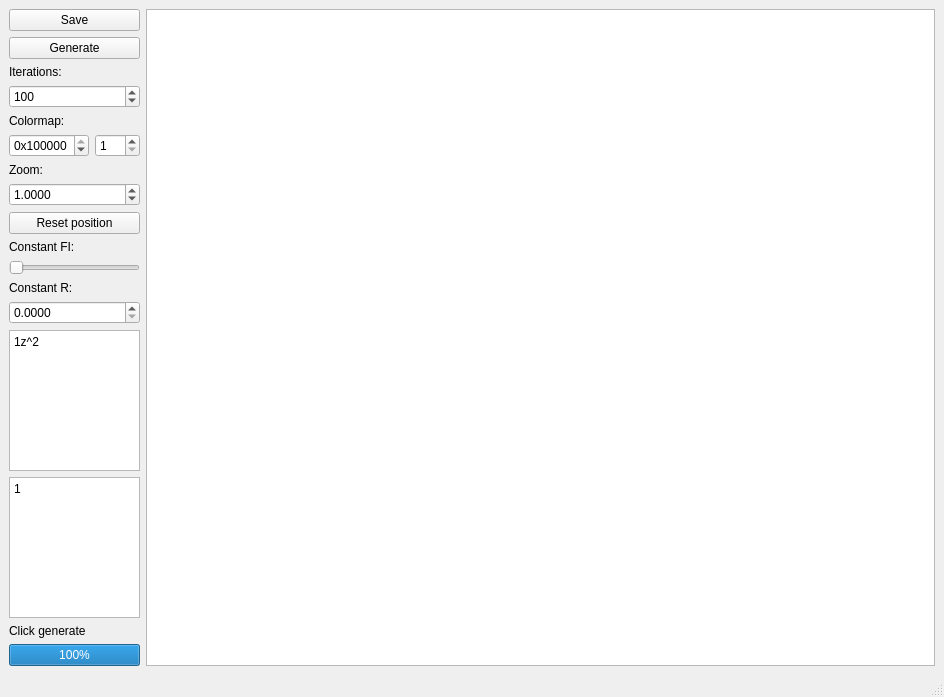
<?xml version="1.0" encoding="UTF-8"?>
<ui version="4.0">
 <class>MainWindow</class>
 <widget class="QMainWindow" name="MainWindow">
  <property name="geometry">
   <rect>
    <x>0</x>
    <y>0</y>
    <width>944</width>
    <height>697</height>
   </rect>
  </property>
  <property name="windowTitle">
   <string>Fractal Generator</string>
  </property>
  <widget class="QWidget" name="centralwidget">
   <layout class="QGridLayout" name="gridLayout_2">
    <item row="0" column="0">
     <layout class="QGridLayout" name="gridLayout" columnstretch="1,6,0">
      <property name="sizeConstraint">
       <enum>QLayout::SetDefaultConstraint</enum>
      </property>
      <item row="14" column="0">
       <widget class="QPlainTextEdit" name="gText">
        <property name="plainText">
         <string>1</string>
        </property>
       </widget>
      </item>
      <item row="9" column="0">
       <widget class="QLabel" name="label_4">
        <property name="text">
         <string>Constant FI:</string>
        </property>
       </widget>
      </item>
      <item row="7" column="0">
       <widget class="QDoubleSpinBox" name="zoomSpin">
        <property name="decimals">
         <number>4</number>
        </property>
        <property name="minimum">
         <double>0.000100000000000</double>
        </property>
        <property name="maximum">
         <double>100000.000000000000000</double>
        </property>
        <property name="singleStep">
         <double>0.100000000000000</double>
        </property>
        <property name="value">
         <double>1.000000000000000</double>
        </property>
       </widget>
      </item>
      <item row="4" column="0">
       <widget class="QLabel" name="label">
        <property name="text">
         <string>Colormap:</string>
        </property>
       </widget>
      </item>
      <item row="0" column="0">
       <widget class="QPushButton" name="savButton">
        <property name="text">
         <string>Save</string>
        </property>
       </widget>
      </item>
      <item row="16" column="0">
       <widget class="QProgressBar" name="progressBar">
        <property name="value">
         <number>100</number>
        </property>
       </widget>
      </item>
      <item row="1" column="0">
       <widget class="QPushButton" name="genButton">
        <property name="text">
         <string>Generate</string>
        </property>
       </widget>
      </item>
      <item row="6" column="0">
       <widget class="QLabel" name="label_3">
        <property name="text">
         <string>Zoom:</string>
        </property>
       </widget>
      </item>
      <item row="0" column="1" rowspan="17" colspan="2">
       <widget class="CustomGraphics" name="graphicsView">
        <property name="cursor" stdset="0">
         <cursorShape>OpenHandCursor</cursorShape>
        </property>
       </widget>
      </item>
      <item row="2" column="0">
       <widget class="QLabel" name="label_2">
        <property name="text">
         <string>Iterations:</string>
        </property>
       </widget>
      </item>
      <item row="3" column="0">
       <widget class="QSpinBox" name="iterSpin">
        <property name="minimum">
         <number>1</number>
        </property>
        <property name="maximum">
         <number>1000000</number>
        </property>
        <property name="singleStep">
         <number>10</number>
        </property>
        <property name="value">
         <number>100</number>
        </property>
       </widget>
      </item>
      <item row="10" column="0">
       <widget class="QSlider" name="fiSlider">
        <property name="maximum">
         <number>1000</number>
        </property>
        <property name="orientation">
         <enum>Qt::Horizontal</enum>
        </property>
       </widget>
      </item>
      <item row="11" column="0">
       <widget class="QLabel" name="label_5">
        <property name="text">
         <string>Constant R:</string>
        </property>
       </widget>
      </item>
      <item row="12" column="0">
       <widget class="QDoubleSpinBox" name="rSpin">
        <property name="decimals">
         <number>4</number>
        </property>
        <property name="maximum">
         <double>100.000000000000000</double>
        </property>
        <property name="singleStep">
         <double>0.100000000000000</double>
        </property>
       </widget>
      </item>
      <item row="15" column="0">
       <widget class="QLabel" name="infoLabel">
        <property name="text">
         <string>Click generate</string>
        </property>
       </widget>
      </item>
      <item row="13" column="0">
       <widget class="QPlainTextEdit" name="fText">
        <property name="minimumSize">
         <size>
          <width>0</width>
          <height>0</height>
         </size>
        </property>
        <property name="plainText">
         <string>1z^2</string>
        </property>
       </widget>
      </item>
      <item row="5" column="0">
       <layout class="QHBoxLayout" name="horizontalLayout">
        <item>
         <widget class="CustomSpinner" name="colorSpin">
          <property name="prefix">
           <string>0x</string>
          </property>
          <property name="maximum">
           <number>16777215</number>
          </property>
          <property name="singleStep">
           <number>1</number>
          </property>
          <property name="value">
           <number>16777215</number>
          </property>
         </widget>
        </item>
        <item>
         <widget class="QSpinBox" name="shiftSpin">
          <property name="minimum">
           <number>1</number>
          </property>
          <property name="maximum">
           <number>6</number>
          </property>
          <property name="value">
           <number>1</number>
          </property>
         </widget>
        </item>
       </layout>
      </item>
      <item row="8" column="0">
       <widget class="QPushButton" name="resetButton">
        <property name="text">
         <string>Reset position</string>
        </property>
       </widget>
      </item>
     </layout>
    </item>
   </layout>
  </widget>
  <widget class="QMenuBar" name="menubar">
   <property name="geometry">
    <rect>
     <x>0</x>
     <y>0</y>
     <width>944</width>
     <height>25</height>
    </rect>
   </property>
  </widget>
  <widget class="QStatusBar" name="statusbar"/>
 </widget>
 <customwidgets>
  <customwidget>
   <class>CustomGraphics</class>
   <extends>QGraphicsView</extends>
   <header>CustomGraphics.py</header>
  </customwidget>
  <customwidget>
   <class>CustomSpinner</class>
   <extends>QSpinBox</extends>
   <header>CustomSpinner.py</header>
  </customwidget>
 </customwidgets>
 <tabstops>
  <tabstop>savButton</tabstop>
  <tabstop>genButton</tabstop>
  <tabstop>iterSpin</tabstop>
  <tabstop>colorSpin</tabstop>
  <tabstop>shiftSpin</tabstop>
  <tabstop>zoomSpin</tabstop>
  <tabstop>fiSlider</tabstop>
  <tabstop>rSpin</tabstop>
  <tabstop>fText</tabstop>
  <tabstop>gText</tabstop>
  <tabstop>graphicsView</tabstop>
 </tabstops>
 <resources/>
 <connections/>
</ui>
